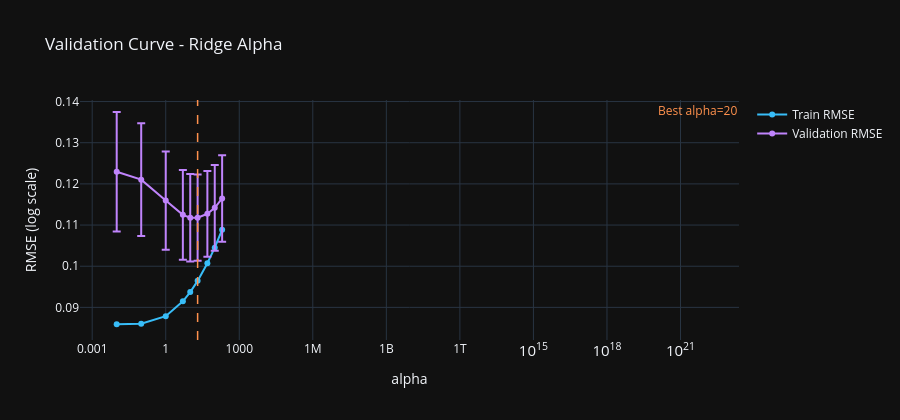

Source (notebook cell):
### Markdown cell above
### **6.2 Validation Curve - Ridge Alpha**

Confirms that `alpha=10` is the global optimum found by GridSearch.
Values below alpha=10 overfit (train improves, validation degrades).
Values above underfit.

### Code cell
alphas = [0.01, 0.1, 1, 5, 10, 20, 50, 100, 200]

train_scores, val_scores = validation_curve(
    Ridge(), X_train, y_train,
    param_name="alpha",
    param_range=alphas,
    scoring="neg_root_mean_squared_error",
    cv=cv, n_jobs=-1,
)

train_mean = -train_scores.mean(axis=1)
val_mean   = -val_scores.mean(axis=1)
val_std    = val_scores.std(axis=1)

fig = go.Figure()

fig.add_trace(go.Scatter(
    x=alphas, y=train_mean,
    mode="lines+markers",
    name="Train RMSE",
    line=dict(color="#38bdf8", width=2),
))
fig.add_trace(go.Scatter(
    x=alphas, y=val_mean,
    mode="lines+markers",
    name="Validation RMSE",
    line=dict(color="#c084fc", width=2),
    error_y=dict(array=val_std, visible=True, color="#c084fc"),
))
fig.add_vline(
    x=gs_ridge.best_params_["alpha"],
    line=dict(color="#ff914d", dash="dash", width=1.5),
    annotation_text=f"Best alpha={gs_ridge.best_params_['alpha']}",
    annotation_font_color="#ff914d",
)

fig.update_layout(
    title="Validation Curve - Ridge Alpha",
    xaxis_title="alpha",
    yaxis_title="RMSE (log scale)",
    xaxis_type="log",
    height=420,

)
fig.show()

### Figure 1 — Plotly figure (JSON) as saved in the notebook; plotly's stock layout.template omitted (floating-point values rounded to 4 significant figures)
{"data": [{"line": {"color": "#38bdf8", "width": 2}, "mode": "lines+markers", "name": "Train RMSE", "type": "scatter", "x": [0.01, 0.1, 1, 5, 10, 20, 50, 100, 200], "y": [0.0859, 0.08603, 0.08787, 0.09146, 0.09373, 0.09644, 0.1007, 0.1045, 0.1089]}, {"error_y": {"array": [0.01452, 0.01367, 0.01191, 0.01091, 0.01063, 0.01048, 0.01041, 0.01041, 0.01052], "color": "#c084fc", "visible": true}, "line": {"color": "#c084fc", "width": 2}, "mode": "lines+markers", "name": "Validation RMSE", "type": "scatter", "x": [0.01, 0.1, 1, 5, 10, 20, 50, 100, 200], "y": [0.1229, 0.121, 0.1159, 0.1125, 0.1118, 0.1118, 0.1127, 0.1142, 0.1165]}], "layout": {"annotations": [{"font": {"color": "#ff914d"}, "showarrow": false, "text": "Best alpha=20", "x": 20, "xanchor": "left", "xref": "x", "y": 1, "yanchor": "top", "yref": "y domain"}], "height": 420, "shapes": [{"line": {"color": "#ff914d", "dash": "dash", "width": 1.5}, "type": "line", "x0": 20, "x1": 20, "xref": "x", "y0": 0, "y1": 1, "yref": "y domain"}], "title": {"text": "Validation Curve - Ridge Alpha"}, "xaxis": {"title": {"text": "alpha"}, "type": "log"}, "yaxis": {"title": {"text": "RMSE (log scale)"}}}}
